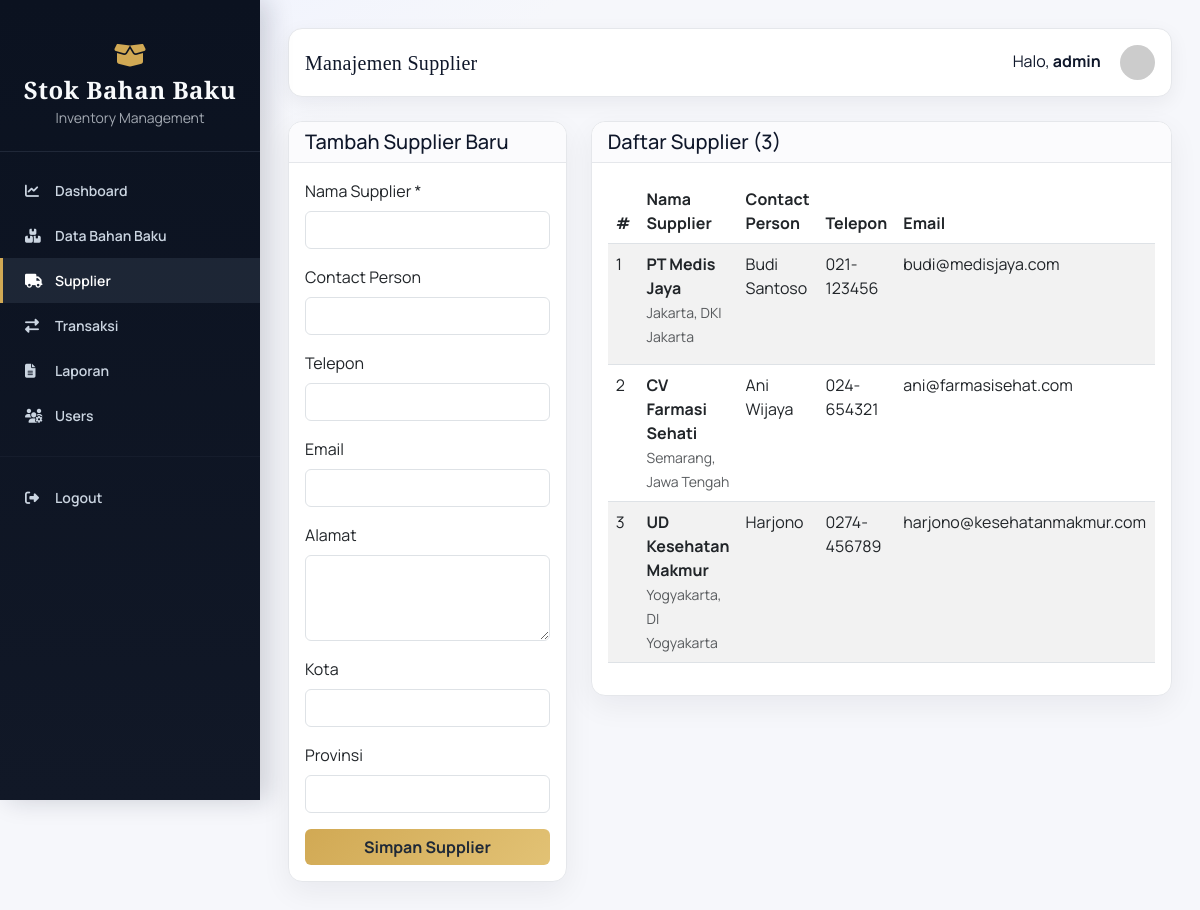
Page /pages/supplier.php (signed in) on the committed database.
### tables this page shows
CREATE TABLE IF NOT EXISTS supplier (
    id INT PRIMARY KEY AUTO_INCREMENT,
    nama_supplier VARCHAR(100) NOT NULL,
    contact_person VARCHAR(100),
    telepon VARCHAR(15),
    email VARCHAR(100),
    alamat TEXT,
    kota VARCHAR(50),
    provinsi VARCHAR(50),
    created_at TIMESTAMP DEFAULT CURRENT_TIMESTAMP,
    updated_at TIMESTAMP DEFAULT CURRENT_TIMESTAMP ON UPDATE CURRENT_TIMESTAMP
);

### pages/supplier.php (the view, shortened to what this page needs)
<?php
$page_title = "Manajemen Supplier";
include '../includes/header.php';
$action = $_POST['action'] ?? ($_GET['action'] ?? '');
$edit_data = null;
$suppliers = $conn->query("SELECT * FROM supplier ORDER BY created_at DESC");
?>
<div class="row">
    <div class="col-md-4">
        <div class="card">
            <div class="card-header">
                <h5 class="mb-0">
                    <?php echo ($action == 'edit' && $edit_data) ? 'Edit Supplier' : 'Tambah Supplier Baru'; ?>
                </h5>
            </div>
            <div class="card-body">
                <form method="POST">
                    <div class="mb-3">
                        <label for="nama_supplier" class="form-label">Nama Supplier *</label>
                        <input type="text" class="form-control" id="nama_supplier" name="nama_supplier"
                               value="<?php echo $edit_data ? $edit_data['nama_supplier'] : ''; ?>" required>
                    </div>
                    <div class="mb-3">
                        <label for="contact_person" class="form-label">Contact Person</label>
                        <input type="text" class="form-control" id="contact_person" name="contact_person"
                               value="<?php echo $edit_data ? $edit_data['contact_person'] : ''; ?>">
                    </div>
                    <div class="mb-3">
                        <label for="telepon" class="form-label">Telepon</label>
                        <input type="tel" class="form-control" id="telepon" name="telepon"
                               value="<?php echo $edit_data ? $edit_data['telepon'] : ''; ?>">
                    </div>
                    <div class="mb-3">
                        <label for="email" class="form-label">Email</label>
                        <input type="email" class="form-control" id="email" name="email"
                               value="<?php echo $edit_data ? $edit_data['email'] : ''; ?>">
                    </div>
                    <div class="mb-3">
                        <label for="alamat" class="form-label">Alamat</label>
                        <textarea class="form-control" id="alamat" name="alamat" rows="3"><?php echo $edit_data ? $edit_data['alamat'] : ''; ?></textarea>
                    </div>
                    <div class="mb-3">
                        <label for="kota" class="form-label">Kota</label>
                        <input type="text" class="form-control" id="kota" name="kota"
                               value="<?php echo $edit_data ? $edit_data['kota'] : ''; ?>">
                    </div>
                    <div class="mb-3">
                        <label for="provinsi" class="form-label">Provinsi</label>
                        <input type="text" class="form-control" id="provinsi" name="provinsi"
                               value="<?php echo $edit_data ? $edit_data['provinsi'] : ''; ?>">
                    </div>
                    <button type="submit" class="btn btn-primary w-100">
                        <?php echo ($action == 'edit' && $edit_data) ? 'Update Supplier' : 'Simpan Supplier'; ?>
                    </button>
                </form>
            </div>
        </div>
    </div>
    <div class="col-md-8">
        <div class="card">
            <div class="card-header">
                <h5 class="mb-0">Daftar Supplier (<?php echo $suppliers->num_rows; ?>)</h5>
            </div>
            <div class="card-body">
                <?php if ($suppliers->num_rows > 0): ?>
                    <div class="table-responsive">
                        <table class="table table-striped table-hover">
                            <thead>
                                <tr>
                                    <th>#</th>
                                    <th>Nama Supplier</th>
                                    <th>Contact Person</th>
                                    <th>Telepon</th>
                                    <th>Email</th>
                                </tr>
                            </thead>
                            <tbody>
                                <?php
                                $no = 1;
                                $suppliers->data_seek(0);
                                while ($row = $suppliers->fetch_assoc()):
                                ?>
                                    <tr>
                                        <td><?php echo $no++; ?></td>
                                        <td>
                                            <strong><?php echo $row['nama_supplier']; ?></strong>
                                            <br>
                                            <small class="text-muted"><?php echo $row['kota'] . ', ' . $row['provinsi']; ?></small>
                                        </td>
                                        <td><?php echo $row['contact_person']; ?></td>
                                        <td><?php echo $row['telepon']; ?></td>
                                        <td><?php echo $row['email']; ?></td>
                                    </tr>
                                <?php endwhile; ?>
                            </tbody>
                        </table>
                    </div>
                <?php else: ?>
                    <p class="text-center text-muted">Tidak ada data supplier</p>
                <?php endif; ?>
            </div>
        </div>
    </div>
</div>
<?php include '../includes/footer.php'; ?>

### includes/header.php (shortened to what this page needs)
<?php
$auto_refresh = isset($auto_refresh) ? (int)$auto_refresh : 0;
?>
<!DOCTYPE html>
<html lang="id">
<head>
    <link href="https://cdn.jsdelivr.net/npm/bootstrap@5.3.0/dist/css/bootstrap.min.css" rel="stylesheet">
    <link href="https://cdnjs.cloudflare.com/ajax/libs/font-awesome/6.4.0/css/all.min.css" rel="stylesheet">
</head>
<body data-refresh="<?php echo $auto_refresh; ?>">
    <div class="sidebar">
        <div class="sidebar-logo">
            <i class="fas fa-box-open"></i>
            <h4>Stok Bahan Baku</h4>
            <small>Inventory Management</small>
        </div>
        <div class="sidebar-menu">
            <a href="dashboard.php" class="<?php echo basename($_SERVER['PHP_SELF']) == 'dashboard.php' ? 'active' : ''; ?>">
                <i class="fas fa-chart-line"></i>Dashboard
            </a>
            <a href="barang.php" class="<?php echo basename($_SERVER['PHP_SELF']) == 'barang.php' ? 'active' : ''; ?>">
                <i class="fas fa-boxes"></i>Data Bahan Baku
            </a>
            <a href="supplier.php" class="<?php echo basename($_SERVER['PHP_SELF']) == 'supplier.php' ? 'active' : ''; ?>">
                <i class="fas fa-truck"></i>Supplier
            </a>
            <a href="transaksi.php" class="<?php echo basename($_SERVER['PHP_SELF']) == 'transaksi.php' ? 'active' : ''; ?>">
                <i class="fas fa-exchange-alt"></i>Transaksi
            </a>
            <a href="laporan.php" class="<?php echo basename($_SERVER['PHP_SELF']) == 'laporan.php' ? 'active' : ''; ?>">
                <i class="fas fa-file-alt"></i>Laporan
            </a>
            <a href="users.php" class="<?php echo basename($_SERVER['PHP_SELF']) == 'users.php' ? 'active' : ''; ?>">
                <i class="fas fa-users-cog"></i>Users
            </a>
            <hr class="sidebar-divider">
            <a href="/manage-medical/logout.php" onclick="return confirm('Yakin ingin logout?')">
                <i class="fas fa-sign-out-alt"></i>Logout
            </a>
        </div>
    </div>
    <div class="main-content">
        <div class="navbar-top">
            <div class="d-flex justify-content-between align-items-center p-3">
                <h5 class="mb-0 top-title"><?php echo isset($page_title) ? $page_title : 'Dashboard'; ?></h5>
                <div>
                    <span class="me-3">Halo, <strong><?php echo $_SESSION['username']; ?></strong></span>
                    <img src="https://ui-avatars.com/api/?name=<?php echo urlencode($_SESSION['username']); ?>"
                         alt="Avatar" style="width: 35px; height: 35px; border-radius: 50%;">
                </div>
            </div>
        </div>

### includes/footer.php (shortened to what this page needs)
    </div>
</body>
</html>

### includes/header.php (style rules this page uses)
:root { --bg: #f6f7fb; --ink: #0f172a; --muted: #6b7280; --sidebar: #0b1220; --sidebar-2: #111827; --accent: #d1a954; --accent-2: #4f46e5; --card: #ffffff; --border: #e5e7eb; }
body { background: radial-gradient(1200px 600px at 10% -10%, #eef2ff 0, #f6f7fb 40%, #f6f7fb 100%); color: var(--ink); font-family: "Manrope", sans-serif; }
.sidebar { background: linear-gradient(180deg, var(--sidebar) 0%, var(--sidebar-2) 100%); min-height: 100vh; padding: 24px 0; position: fixed; width: 260px; left: 0; top: 0; box-shadow: 8px 0 24px rgba(15, 23, 42, 0.18); }
.sidebar-logo { color: #f8fafc; text-align: center; padding: 18px 20px 22px; border-bottom: 1px solid rgba(148, 163, 184, 0.15); margin-bottom: 16px; }
.sidebar-logo h4 { margin: 0; font-weight: 700; font-family: "Playfair Display", serif; letter-spacing: 0.5px; }
.sidebar-logo i { font-size: 26px; margin-bottom: 8px; color: var(--accent); }
.sidebar-logo small { color: rgba(226, 232, 240, 0.7); }
.sidebar-menu a { display: block; color: #cbd5e1; padding: 12px 22px; text-decoration: none; border-left: 3px solid transparent; transition: all 0.2s ease; font-weight: 600; font-size: 14px; }
.sidebar-menu a:hover, .sidebar-menu a.active { background-color: rgba(148, 163, 184, 0.12); border-left-color: var(--accent); color: #ffffff; }
.sidebar-menu i { width: 20px; margin-right: 10px; }
.main-content { margin-left: 260px; padding: 28px; }
.navbar-top { background: var(--card); border: 1px solid var(--border); box-shadow: 0 6px 20px rgba(15, 23, 42, 0.06); margin-bottom: 24px; border-radius: 14px; }
.card { background: var(--card); border: 1px solid var(--border); border-radius: 14px; box-shadow: 0 10px 30px rgba(15, 23, 42, 0.06); margin-bottom: 22px; }
.card-header { background: #fbfbfd; color: var(--ink); border-radius: 14px 14px 0 0 !important; border: none; border-bottom: 1px solid var(--border); font-weight: 700; }
.btn-primary { background: linear-gradient(135deg, var(--accent) 0%, #e2c275 100%); border: none; color: #1f2937; font-weight: 700; }
.table thead { background-color: #f3f4f6; }
.sidebar-divider { border-color: rgba(148, 163, 184, 0.2); margin: 18px 0; }
.top-title { font-family: "Playfair Display", serif; letter-spacing: 0.3px; }

### rows in the picture
supplier: nama_supplier "PT Medis Jaya", kota "Jakarta", provinsi "DKI Jakarta", contact_person "Budi Santoso", telepon "021-123456", email "budi@medisjaya.com"
supplier: nama_supplier "CV Farmasi Sehati", kota "Semarang", provinsi "Jawa Tengah", contact_person "Ani Wijaya", telepon "024-654321", email "ani@farmasisehat.com"
supplier: nama_supplier "UD Kesehatan Makmur", kota "Yogyakarta", provinsi "DI Yogyakarta", contact_person "Harjono", telepon "0274-456789", email "harjono@kesehatanmakmur.com"

### other values in the picture
$page_title "Manajemen Supplier"
$_SESSION['username'] "admin"
$suppliers->num_rows "3"
